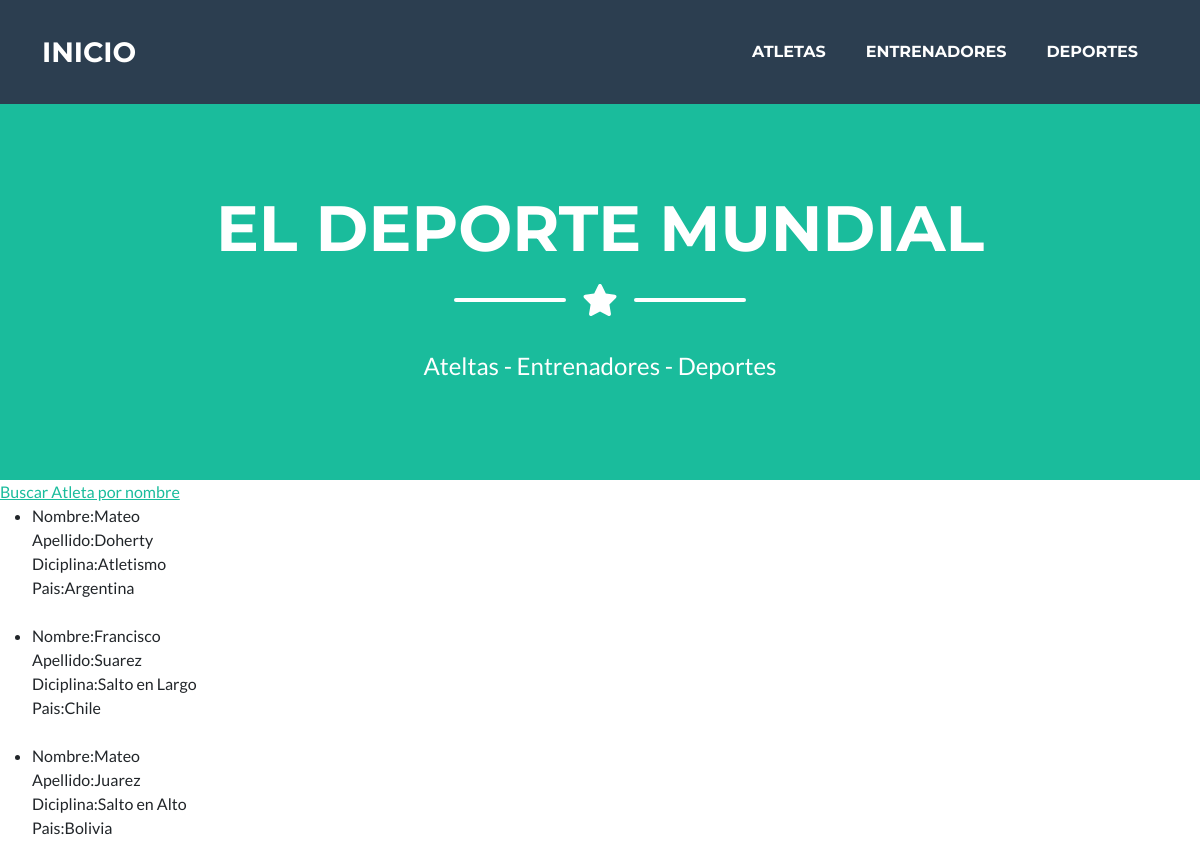
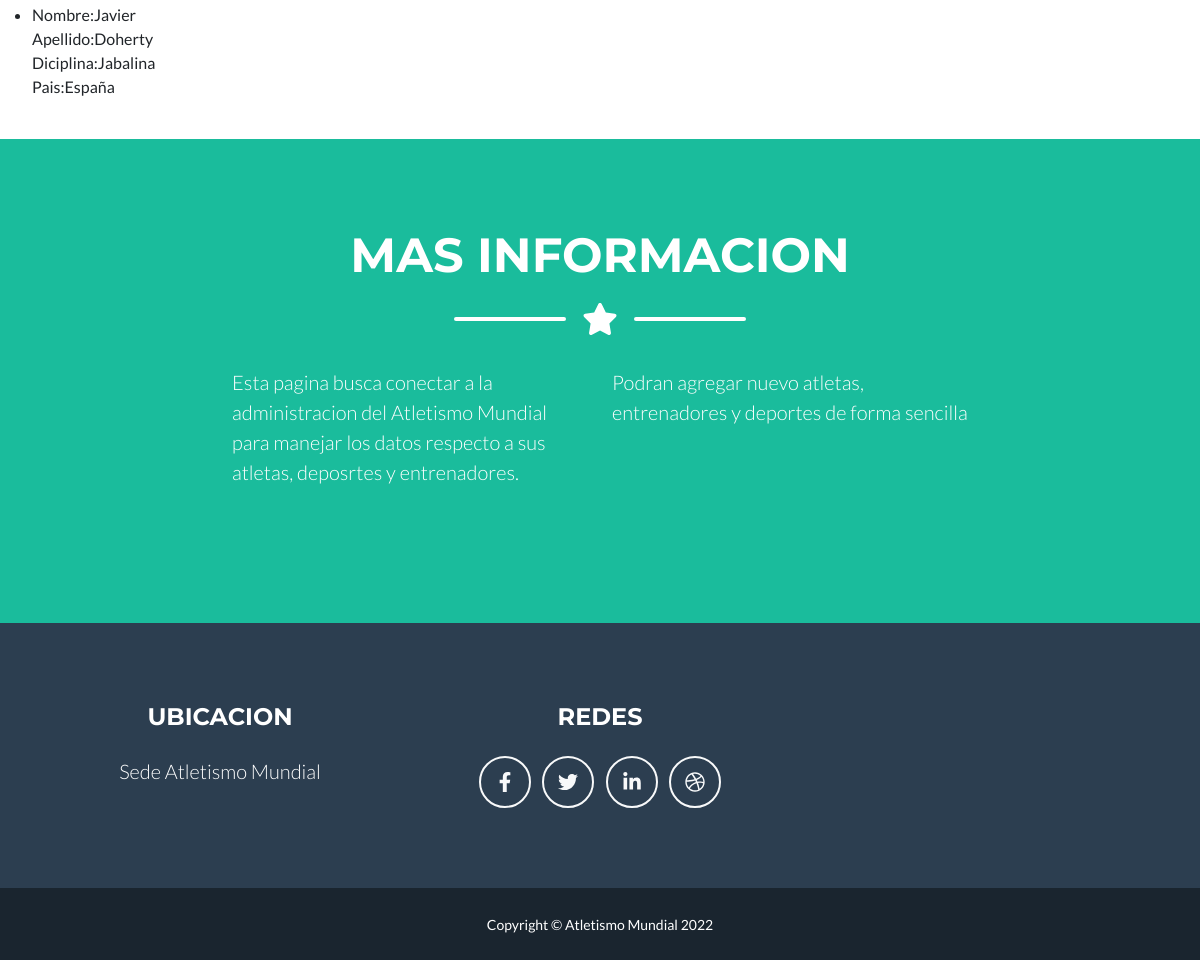
The app's page /app-coder/lista-atletas with its own data (2 pictures, top to bottom).
### AppCoder/models.py (models this page shows, shortened)
class Atleta(models.Model):
    nombre = models.CharField(max_length = 40)
    apellido = models.CharField(max_length = 40)
    nacimiento = models.DateField()
    diciplina = models.CharField(max_length = 40)
    pais = models.CharField(max_length = 40)

### AppCoder/views.py (the view)
# urls.py: path('lista-atletas', lista_atletas,name = 'lista_atletas'),
def lista_atletas(self):
    lista = Atleta.objects.all()
    return render(self, 'lista_atletas.html', {'lista_atletas': lista})

### AppCoder/templates/lista_atletas.html
{% extends 'padre.html' %}
{% load static %}
{% block  content%}
<a href = "{% url 'busquedaAtleta' %}">Buscar Atleta por nombre</a>
<ul>
    {% for atle in lista_atletas %}
    <li>Nombre:{{atle.nombre}}<br> Apellido:{{atle.apellido}} <br>Diciplina:{{atle.diciplina}} <br>Pais:{{atle.pais}}<br></li><br>
    {% endfor %}
</ul>
{% endblock content%}

### AppCoder/templates/padre.html (shortened to what this page needs)
<!DOCTYPE html>
<html lang="en">
    <head>
        {% load static %}
        <link rel="stylesheet" href="{% static 'css/styles.css' %}">
    </head>
    <body id="page-top">
        <nav class="navbar navbar-expand-lg bg-secondary text-uppercase fixed-top" id="mainNav">
            <div class="container">
                <a class="navbar-brand" href="{% url 'inicio' %}">Inicio</a>
                <div class="collapse navbar-collapse" id="navbarResponsive">
                    <ul class="navbar-nav ms-auto">
                        <li class="nav-item mx-0 mx-lg-1"><a class="nav-link py-3 px-0 px-lg-3 rounded" href=" {% url 'atleta' %}">Atletas</a></li>
                        <li class="nav-item mx-0 mx-lg-1"><a class="nav-link py-3 px-0 px-lg-3 rounded" href=" {% url 'entrenador' %}">Entrenadores</a></li>
                        <li class="nav-item mx-0 mx-lg-1"><a class="nav-link py-3 px-0 px-lg-3 rounded" href=" {% url 'deporte' %}">Deportes</a></li>
                    </ul>
                </div>
            </div>
        </nav>
        <header class="masthead bg-primary text-white text-center">
            <div class="container d-flex align-items-center flex-column">
                <h1 class="masthead-heading text-uppercase mb-0">El Deporte Mundial</h1>
                <div class="divider-custom divider-light">
                    <div class="divider-custom-line"></div>
                    <div class="divider-custom-icon"><i class="fas fa-star"></i></div>
                    <div class="divider-custom-line"></div>
                </div>
                <p class="masthead-subheading font-weight-light mb-0">Ateltas - Entrenadores - Deportes</p>
            </div>
        </header>
        {% block content  %}
      {% endblock content %}
        <section class="page-section bg-primary text-white mb-0" id="about">
            <div class="container">
                <h2 class="page-section-heading text-center text-uppercase text-white">Mas Informacion</h2>
                <div class="divider-custom divider-light">
                    <div class="divider-custom-line"></div>
                    <div class="divider-custom-icon"><i class="fas fa-star"></i></div>
                    <div class="divider-custom-line"></div>
                </div>
                <div class="row">
                    <div class="col-lg-4 ms-auto"><p class="lead">Esta pagina busca conectar a la administracion del Atletismo Mundial para manejar los datos respecto a sus atletas, deposrtes y entrenadores.</p></div>
                    <div class="col-lg-4 me-auto"><p class="lead">Podran agregar nuevo atletas, entrenadores y deportes de forma sencilla</p></div>
                </div>
            </div>
        </section>
        <footer class="footer text-center">
            <div class="container">
                <div class="row">
                    <div class="col-lg-4 mb-5 mb-lg-0">
                        <h4 class="text-uppercase mb-4">Ubicacion</h4>
                        <p class="lead mb-0">
                            Sede Atletismo Mundial
                            <br />
                        </p>
                    </div>
                    <div class="col-lg-4 mb-5 mb-lg-0">
                        <h4 class="text-uppercase mb-4">Redes</h4>
                        <a class="btn btn-outline-light btn-social mx-1" href="#!"><i class="fab fa-fw fa-facebook-f"></i></a>
                        <a class="btn btn-outline-light btn-social mx-1" href="#!"><i class="fab fa-fw fa-twitter"></i></a>
                        <a class="btn btn-outline-light btn-social mx-1" href="#!"><i class="fab fa-fw fa-linkedin-in"></i></a>
                        <a class="btn btn-outline-light btn-social mx-1" href="#!"><i class="fab fa-fw fa-dribbble"></i></a>
                    </div>
                    <div class="col-lg-4">
                    </div>
                </div>
            </div>
        </footer>
        <div class="copyright py-4 text-center text-white">
            <div class="container"><small>Copyright &copy; Atletismo Mundial 2022</small></div>
        </div>
    </body>
</html>

### records on screen
Atleta: nombre "Mateo", apellido "Doherty", diciplina "Atletismo", pais "Argentina"
Atleta: nombre "Francisco", apellido "Suarez", diciplina "Salto en Largo", pais "Chile"
Atleta: nombre "Mateo", apellido "Juarez", diciplina "Salto en Alto", pais "Bolivia"
Atleta: nombre "Javier", apellido "Doherty", diciplina "Jabalina", pais "España"
